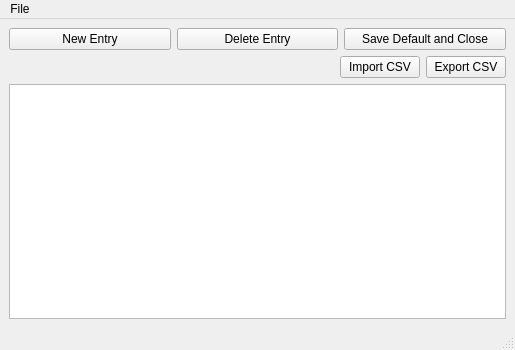
<?xml version="1.0" encoding="UTF-8"?>
<ui version="4.0">
 <class>editorWindow</class>
 <widget class="QMainWindow" name="editorWindow">
  <property name="windowModality">
   <enum>Qt::ApplicationModal</enum>
  </property>
  <property name="geometry">
   <rect>
    <x>0</x>
    <y>0</y>
    <width>515</width>
    <height>350</height>
   </rect>
  </property>
  <property name="windowTitle">
   <string>Keyword Editor</string>
  </property>
  <widget class="QWidget" name="centralwidget">
   <layout class="QVBoxLayout" name="verticalLayout">
    <item>
     <layout class="QHBoxLayout" name="horizontalLayout">
      <item>
       <widget class="QPushButton" name="btn_newEntry">
        <property name="text">
         <string>New Entry</string>
        </property>
       </widget>
      </item>
      <item>
       <widget class="QPushButton" name="btn_deleteEntry">
        <property name="text">
         <string>Delete Entry</string>
        </property>
       </widget>
      </item>
      <item>
       <widget class="QPushButton" name="btn_save">
        <property name="text">
         <string>Save Default and Close</string>
        </property>
       </widget>
      </item>
     </layout>
    </item>
    <item>
     <layout class="QHBoxLayout" name="horizontalLayout_2">
      <item>
       <spacer name="horizontalSpacer">
        <property name="orientation">
         <enum>Qt::Horizontal</enum>
        </property>
        <property name="sizeHint" stdset="0">
         <size>
          <width>40</width>
          <height>20</height>
         </size>
        </property>
       </spacer>
      </item>
      <item>
       <widget class="QPushButton" name="btnImport">
        <property name="text">
         <string>Import CSV</string>
        </property>
       </widget>
      </item>
      <item>
       <widget class="QPushButton" name="btnExport">
        <property name="text">
         <string>Export CSV</string>
        </property>
       </widget>
      </item>
     </layout>
    </item>
    <item>
     <widget class="QTableWidget" name="tblEdit">
      <property name="selectionMode">
       <enum>QAbstractItemView::SingleSelection</enum>
      </property>
     </widget>
    </item>
   </layout>
  </widget>
  <widget class="QMenuBar" name="menubar">
   <property name="geometry">
    <rect>
     <x>0</x>
     <y>0</y>
     <width>515</width>
     <height>21</height>
    </rect>
   </property>
   <widget class="QMenu" name="menuFile">
    <property name="enabled">
     <bool>true</bool>
    </property>
    <property name="title">
     <string>File</string>
    </property>
    <addaction name="act_import"/>
    <addaction name="act_export"/>
    <addaction name="separator"/>
    <addaction name="act_save"/>
    <addaction name="separator"/>
    <addaction name="act_close"/>
   </widget>
   <addaction name="menuFile"/>
  </widget>
  <widget class="QStatusBar" name="statusbar"/>
  <action name="act_save">
   <property name="text">
    <string>Save default</string>
   </property>
  </action>
  <action name="actionSave_as_Backup">
   <property name="text">
    <string>Save as (Backup)</string>
   </property>
  </action>
  <action name="act_export">
   <property name="enabled">
    <bool>true</bool>
   </property>
   <property name="text">
    <string>Export CSV</string>
   </property>
  </action>
  <action name="act_close">
   <property name="text">
    <string>Close</string>
   </property>
  </action>
  <action name="act_import">
   <property name="enabled">
    <bool>true</bool>
   </property>
   <property name="text">
    <string>Import CSV</string>
   </property>
  </action>
 </widget>
 <resources/>
 <connections/>
</ui>
